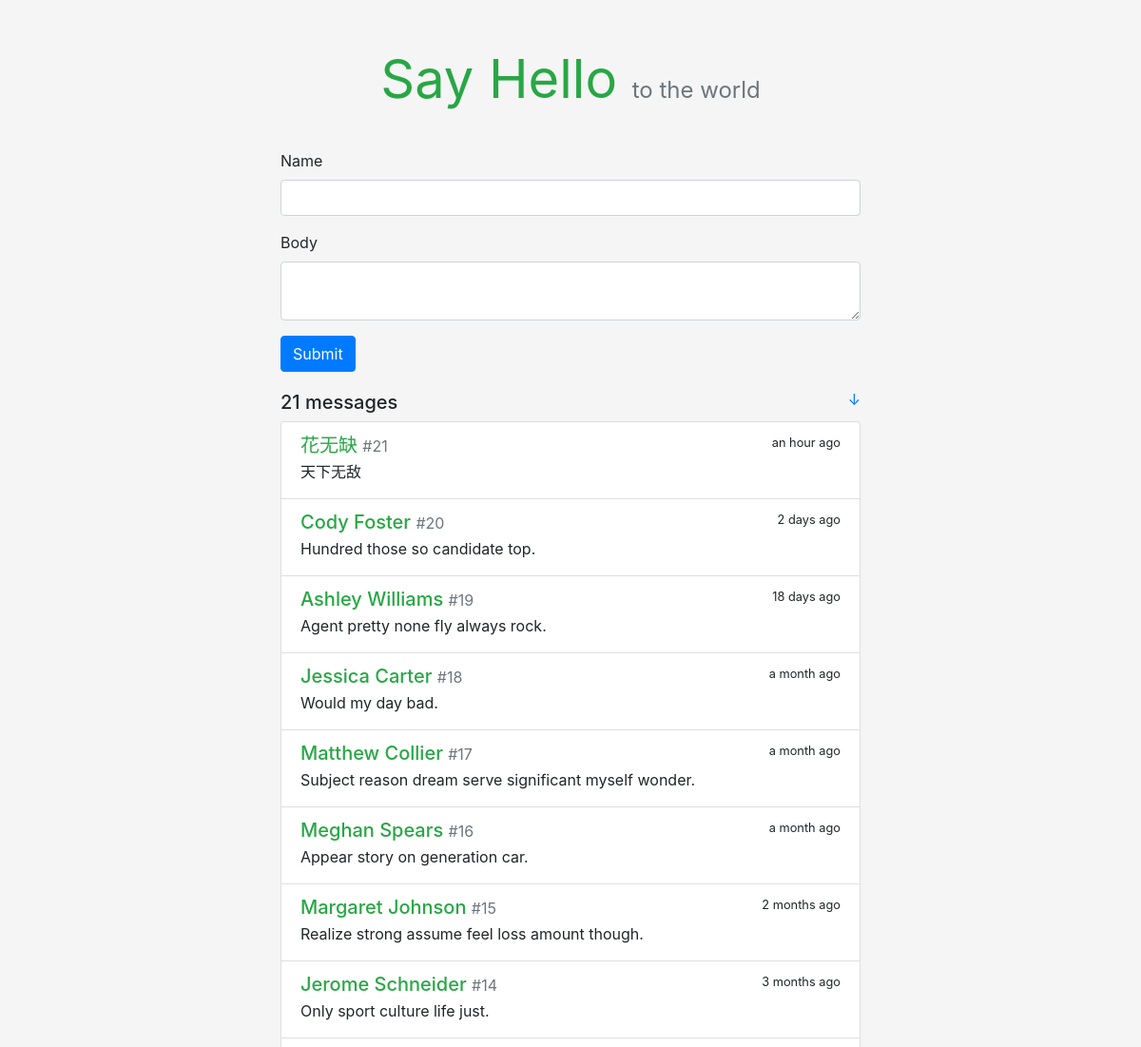
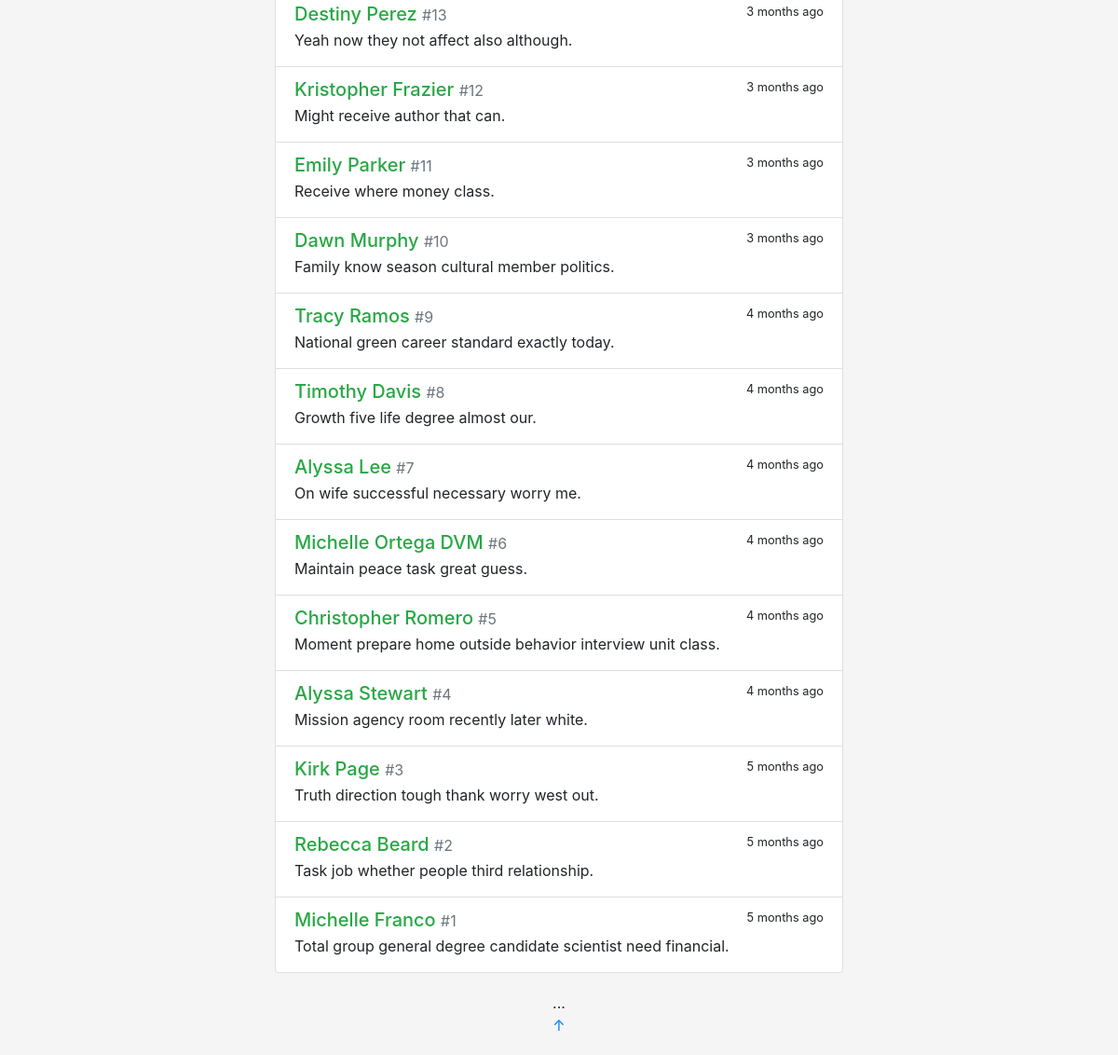
The page / on the database its author committed (2 pictures, top to bottom).
### sayhello/models.py (models this page shows)
class Message(db.Model):
    id=db.Column(db.Integer,primary_key=True)
    body=db.Column(db.String(200))
    name=db.Column(db.String(20))
    timestamp=db.Column(db.DateTime,default=datetime.utcnow,index=True)

### sayhello/views.py (the view, shortened to what this page needs)
@app.route('/',methods=['GET','POST'])
def index():
    messages=Message.query.order_by(Message.timestamp.desc()).all() # 按时间戳降序取出所有记录
    form=HelloForm()
    return render_template('index.html',form=form,messages=messages)

### sayhello/forms.py
class HelloForm(FlaskForm):
    name=StringField('Name',validators=[DataRequired(),Length(1,20)])
    body=TextAreaField('Body',validators=[DataRequired(),Length(1,200)])
    submit=SubmitField('Submit')

### sayhello/templates/index.html
{% extends 'base.html' %}
{% from 'bootstrap/form.html' import render_form %}
{% block content %}
    <div class="hello-form">
        {{ render_form(form, action=request.full_path) }}
    </div>
    <h5>{{ messages|length }} messages
        <small class="float-right">
            <a href="#bottom" title="Go Bottom">&darr;</a>
        </small>
    </h5>
    <div class="list-group">
        {% for message in messages %}
            <a class="list-group-item list-group-item-action flex-column">
                <div class="d-flex w-100 justify-content-between">
                    <h5 class="mb-1 text-success">{{ message.name }}
                        <small class="text-muted"> #{{ loop.revindex }}</small>
                    </h5>
                    <small data-toggle="tooltip" data-placement="top"
                           data-timestamp="{{ message.timestamp.strftime('%Y-%m-%dT%H:%M:%SZ') }}"
                           data-delay="500">
                        {{ moment(message.timestamp).fromNow(refresh=True) }}
                    </small>
                </div>
                <p class="mb-1">{{ message.body }}</p>
            </a>
        {% endfor %}
    </div>
{% endblock %}

### sayhello/templates/base.html (shortened to what this page needs)
<!DOCTYPE html>
<html lang="en">
<head>
    <link rel="stylesheet" href="{{ url_for('static',filename='css/bootstrap.min.css') }}" type="text/css">
    <link rel="stylesheet" href="{{ url_for('static',filename='css/style.css') }}" type="text/css">
</head>
<body>
<main class="container">
    <header>
        <h1 class="text-center display-4">
            <a href="{{ url_for('index') }}" class="text-success"><strong>Say Hello</strong></a>
            <small style="font-size: 24px" class="text-muted">to the world</small>
        </h1>
    </header>
    {% block content %}{% endblock %}
    <footer class="text-center">
        {% block footer %}
        ...
        <p><a id="bottom" href="#" title="Go Top">&uarr;</a></p>
        {% endblock %}
    </footer>
</main>
</body>
</html>

### sayhello/static/css/style.css (style rules this page uses)
body { background-color: rgb(245, 245, 245) !important; }
p { overflow-wrap: break-word; word-wrap: break-word; }
.container { max-width: 640px !important; }
.hello-form { margin-bottom: 20px; }
header { margin: 50px 0 40px 0; }
header h1 { font-size: 60px; font-weight: bold; }
header a { text-decoration: none !important; }
footer { margin: 20px; }

### rows shown on the page
Message: name "花无缺", timestamp "an hour ago", body "天下无敌"
Message: name "Cody Foster", timestamp "2 days ago", body "Hundred those so candidate top."
Message: name "Ashley Williams", timestamp "18 days ago", body "Agent pretty none fly always rock."
Message: name "Jessica Carter", timestamp "a month ago", body "Would my day bad."
Message: name "Matthew Collier", timestamp "a month ago", body "Subject reason dream serve significant myself wonder."
Message: name "Meghan Spears", timestamp "a month ago", body "Appear story on generation car."
Message: name "Margaret Johnson", timestamp "2 months ago", body "Realize strong assume feel loss amount though."
Message: name "Jerome Schneider", timestamp "3 months ago", body "Only sport culture life just."
Message: name "Destiny Perez", timestamp "3 months ago", body "Yeah now they not affect also although."
Message: name "Kristopher Frazier", timestamp "3 months ago", body "Might receive author that can."
Message: name "Emily Parker", timestamp "3 months ago", body "Receive where money class."
Message: name "Dawn Murphy", timestamp "3 months ago", body "Family know season cultural member politics."
Message: name "Tracy Ramos", timestamp "4 months ago", body "National green career standard exactly today."
Message: name "Timothy Davis", timestamp "4 months ago", body "Growth five life degree almost our."
Message: name "Alyssa Lee", timestamp "4 months ago", body "On wife successful necessary worry me."
Message: name "Michelle Ortega DVM", timestamp "4 months ago", body "Maintain peace task great guess."
Message: name "Christopher Romero", timestamp "4 months ago", body "Moment prepare home outside behavior interview unit class."
Message: name "Alyssa Stewart", timestamp "4 months ago", body "Mission agency room recently later white."
Message: name "Kirk Page", timestamp "5 months ago", body "Truth direction tough thank worry west out."
Message: name "Rebecca Beard", timestamp "5 months ago", body "Task job whether people third relationship."
Message: name "Michelle Franco", timestamp "5 months ago", body "Total group general degree candidate scientist need financial."

### other values the page prints
{{ messages|length }} "21"
